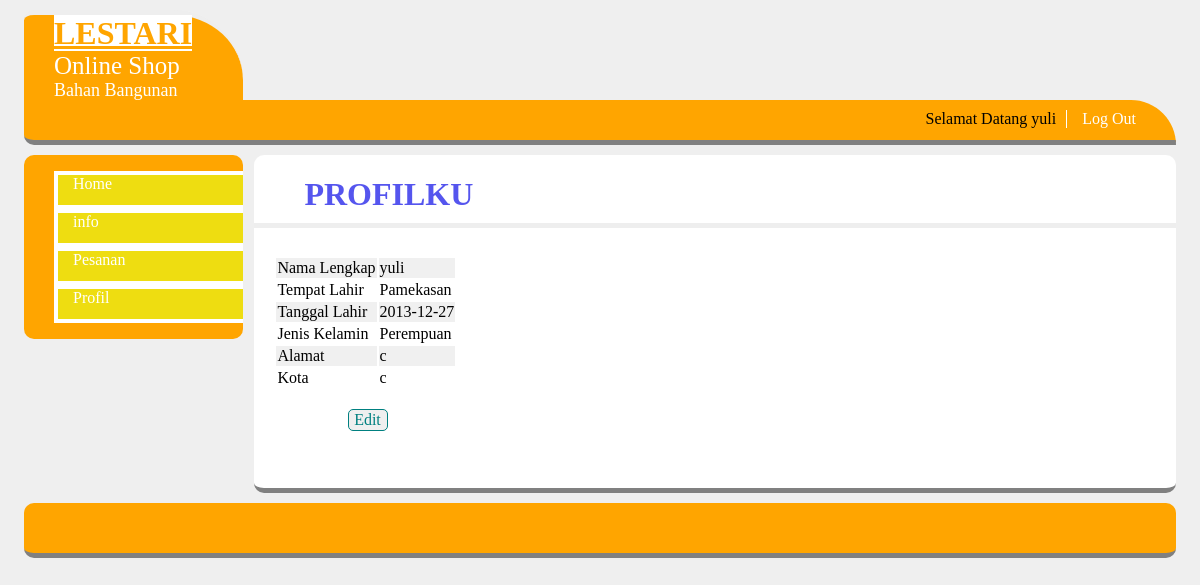
The app's page /master/member/index.php?module=profil (signed in) with its own data.
### tables this page shows
CREATE TABLE IF NOT EXISTS `tb_user` (
  `USERNAME` varchar(50) NOT NULL,
  `PASSWORD` varchar(100) DEFAULT NULL,
  `NAMA` varchar(30) DEFAULT NULL,
  `TMP_LAHIR` varchar(30) DEFAULT NULL,
  `TGL_LAHIR` date DEFAULT NULL,
  `JK` char(1) DEFAULT NULL,
  `ALAMAT` varchar(50) DEFAULT NULL,
  `KOTA` varchar(20) DEFAULT NULL,
  `LEVEL` varchar(20) DEFAULT NULL
);

### master/member/profil.php (the view, shortened to what this page needs)
<?php
	$id=$_SESSION ['username'];
	$act =$_GET["act"];
	switch($act){
		default:
			$select_user=mysql_query("select * from tb_user where USERNAME='$id'");
			$data_user=mysql_fetch_array($select_user);
			?>
			<h1>PROFILKU</h1>
			<hr size="5" color="#eee">
			<form method="POST" action="?module=profil&act=edit&id=<?php echo $id;?>">
				<table>
					<tr bgcolor='F0F0F0'>
						<td>Nama Lengkap</td>
						<td><?php echo $data_user["NAMA"];?></td>
					</tr>
					<tr bgcolor='white'>
						<td>Tempat Lahir</td>
						<td><?php echo $data_user["TMP_LAHIR"];?></td>
					</tr>
					<tr bgcolor='F0F0F0'>
						<td>Tanggal Lahir</td>
						<td><?php echo $data_user["TGL_LAHIR"];?></td>
					</tr>
					<tr bgcolor='white'>
						<td>Jenis Kelamin</td>
						<td><?php
						if ($data_user["JK"]==1) {
							echo "Laki-laki";
						}else{
							echo "Perempuan";
						}
					 ;?></td>
					</tr>
					<tr bgcolor='F0F0F0'>
						<td>Alamat</td>
						<td><?php echo $data_user["ALAMAT"];?></td>
					</tr>
					<tr bgcolor='white'>
						<td>Kota</td>
						<td><?php echo $data_user["KOTA"];?></td>
					</tr>
					<tr>
						<td colspan="2"><input type="submit" class="tombolReset" value="Edit"></td>
					</tr>
				</table>
				</form>
				<?php
			break;
			?>
					<?php
	}
?>

### master/nav.php (shortened to what this page needs)
<?php
	$id=$_SESSION ['username'];
	$select_user=mysql_query("select * from tb_user where USERNAME='$id'");
	$data_user=mysql_fetch_array($select_user);
?>
<ul>
	<li>Selamat Datang <?php echo $data_user['NAMA'];?></li>
	<li><a href="../logout.php">Log Out</a></li>
</ul>

### css/style.css (style rules this page uses)
body { background: #efefef; width: 96%; height:auto; margin:auto; }
h1 { padding-left: 50px; color:#5555ee; margin-bottom:10px; }
input { font-family:verdana; border-radius: 5px; padding-left:5px; // width: 170px; }
#menu ul { float:right; list-style:none; margin:15px; font-family:verdana; }
#menu ul li { margin-right:10px; margin-top:-5px; float:left; }
#menu ul li a { display:block; text-decoration:none; font-size:16px; color:white; padding:0 15px; border-left:1px solid white; }
.tombolReset { color:teal; font-size:16px; border-radius:5px; border:1px solid teal; margin-left:40%; margin-top:10%; margin-bottom:10%; }
table { padding: 20px; }
a { text-decoration: none; }
form { padding-left: 0px; }

### records on screen
tb_user: NAMA "yuli", TMP_LAHIR "Pamekasan", TGL_LAHIR "2013-12-27", ALAMAT "c", KOTA "c"
